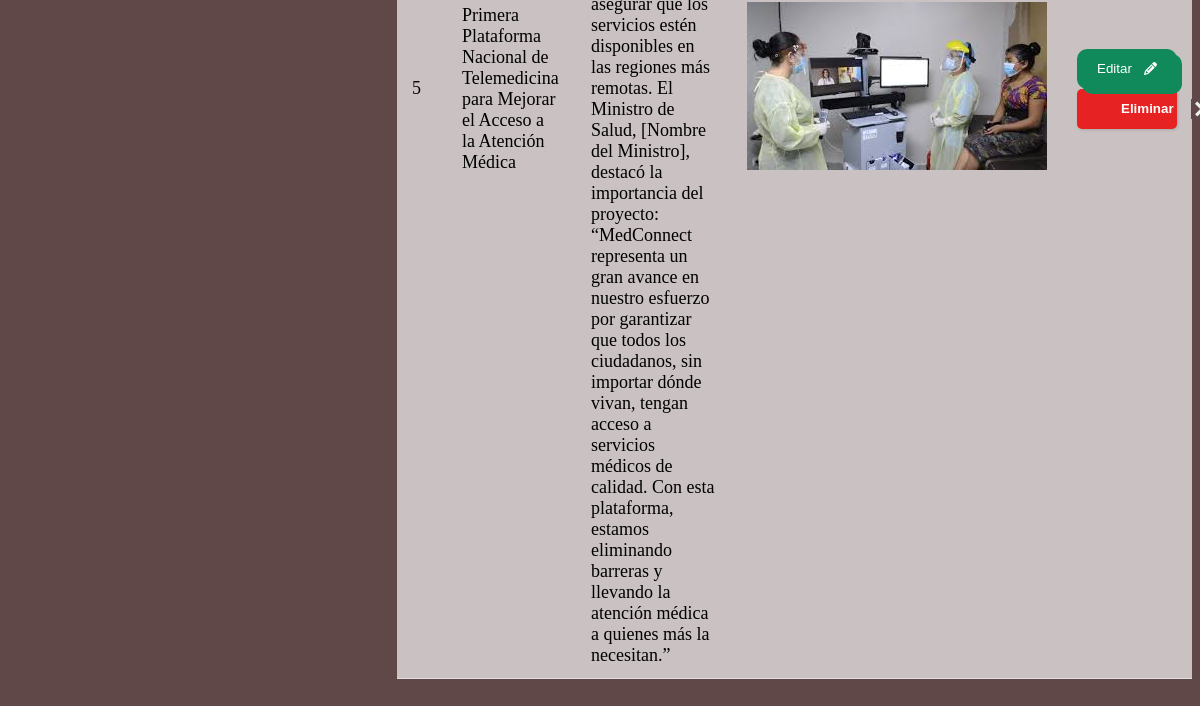
/administrador/creacion.php (signed in, lower part), run on an earlier commit of the app's database.
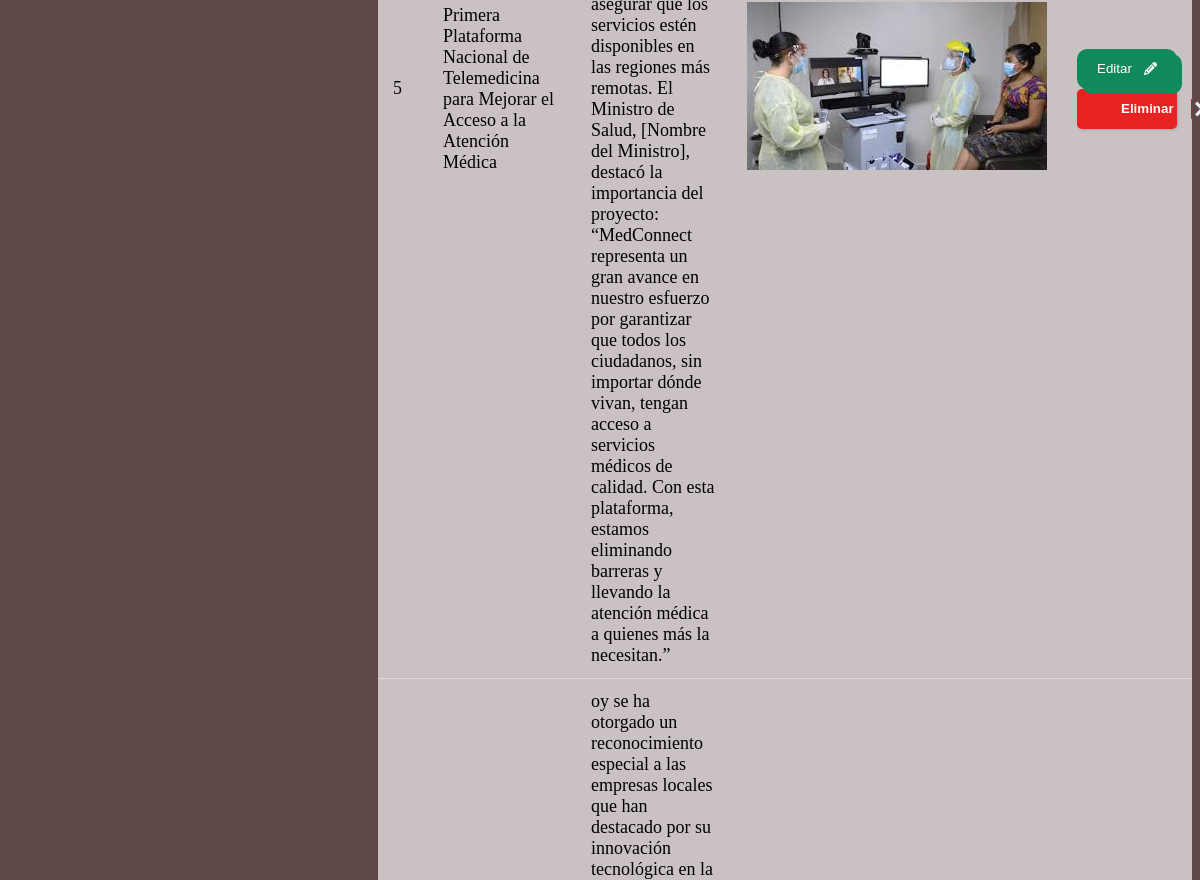
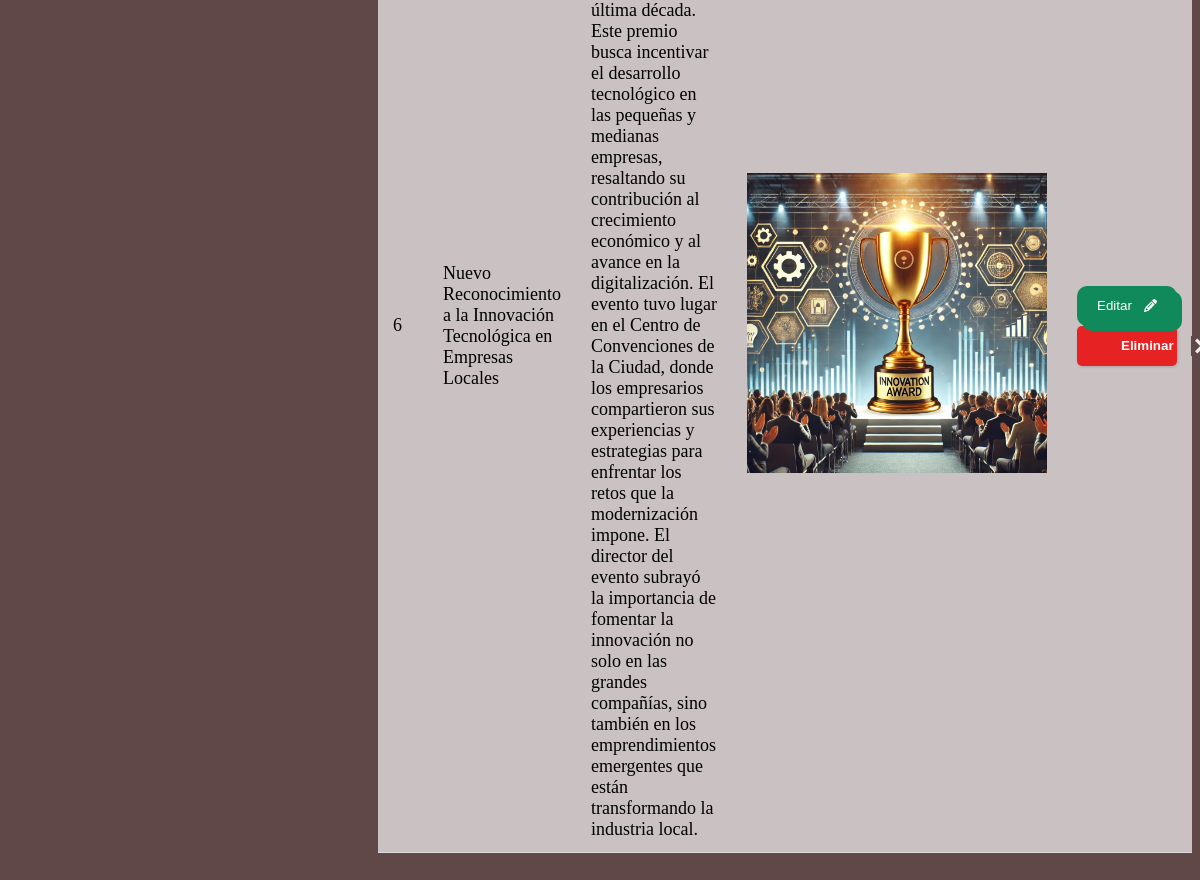
And on a later commit of the database (2 pictures, top to bottom).
### tables this page shows
CREATE TABLE `publicacion` (
  `id` int(11) NOT NULL,
  `titulo` varchar(200) NOT NULL,
  `descripcion` varchar(900) NOT NULL,
  `imagen` blob NOT NULL
);

### administrador/creacion.php (the view, shortened to what this page needs)
<?php include("includes/header.php"); ?>
     <div class="muestras">
        <table>
            <tbody>
            <?php
                    $query = "SELECT * FROM publicacion";
                    $result_ = mysqli_query($conexion, $query);
                    while($row = mysqli_fetch_array($result_)){?>
                        <tr>
                            <td><?php echo $row['id']?></td>
                            <td><?php echo $row['titulo']?></td>
                            <td><?php echo $row['descripcion']?></td>
                            <td><img src="img/<?php echo $row['imagen']?>" id="imagenes"></td>
                            <td>
                            <button class="Btn"  onclick="window.location.href='creacion/editar.php?id=<?php echo $row['id']?>';">Editar
                            </button>
                            <button class="noselect" onclick="window.location.href='creacion/eliminar.php?id=<?php echo $row['id']?>';">
                                <span class="text">Eliminar</span><span class="icon">
                                    <svg xmlns="http://www.w3.org/2000/svg" width="24" height="24" viewBox="0 0 24 24">
                                        <path d="M24 20.188l-8.315-8.209 8.2-8.282-3.697-3.697-8.212 8.318-8.31-8.203-3.666 3.666 8.321 8.24-8.206 8.313 3.666 3.666 8.237-8.318 8.285 8.203z">
                                        </path>
                                    </svg>
                                </span>
                        </button>
                            </td>
                        </tr>
                    <?php }?>
            </tbody>
         </table>
        </div>
        <?php include("includes/footer.php");?>

What changed in the data, as far as the page shows it:
added publicacion: id "6", titulo "Nuevo Reconocimiento a la Innovación Tecnológica en Empresas Locales", descripcion "oy se ha otorgado un reconocimiento especial a las empresas locales que han destacado por su innovación tecnológica en la última década. Este premio busca incentivar el desarrollo tecnológico en las pequeñas y medianas empresas, resaltando su contribución al crecimiento económico y al avance en la digitalización. El evento tuvo lugar en el Centro de Convenciones de la Ciudad, donde los empresarios compartieron sus experiencias y estrategias para enfrentar los retos que la modernización impone. El director del evento subrayó la importancia de fomentar la innovación no solo en las grandes compañías, sino también en los emprendimientos emergentes que están transformando la industria local.", imagen (picture)
